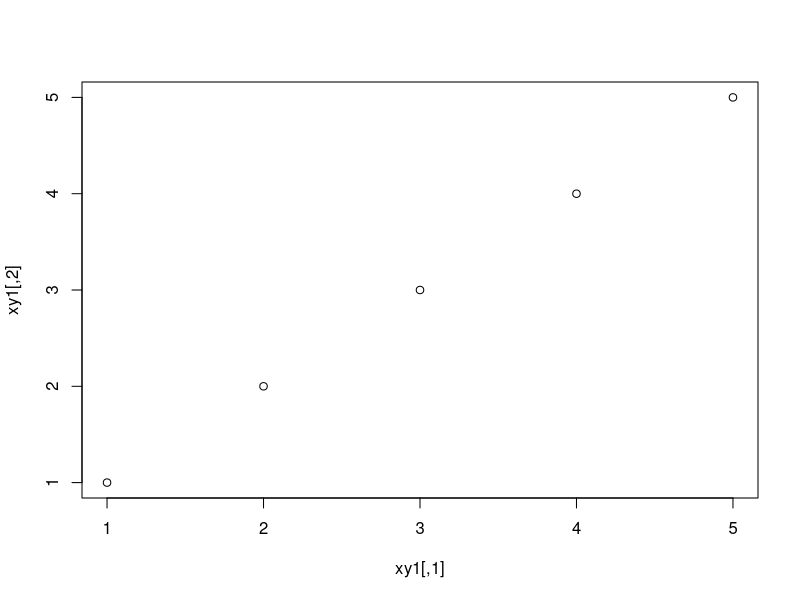
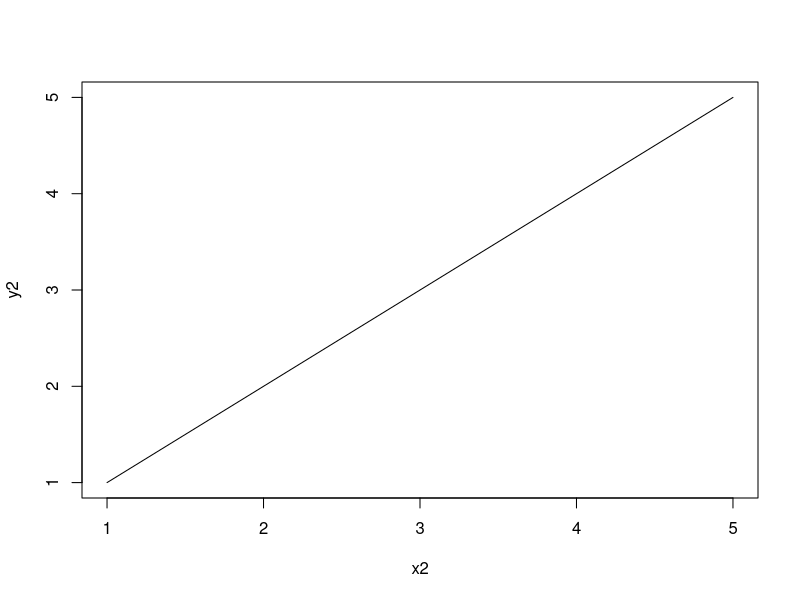
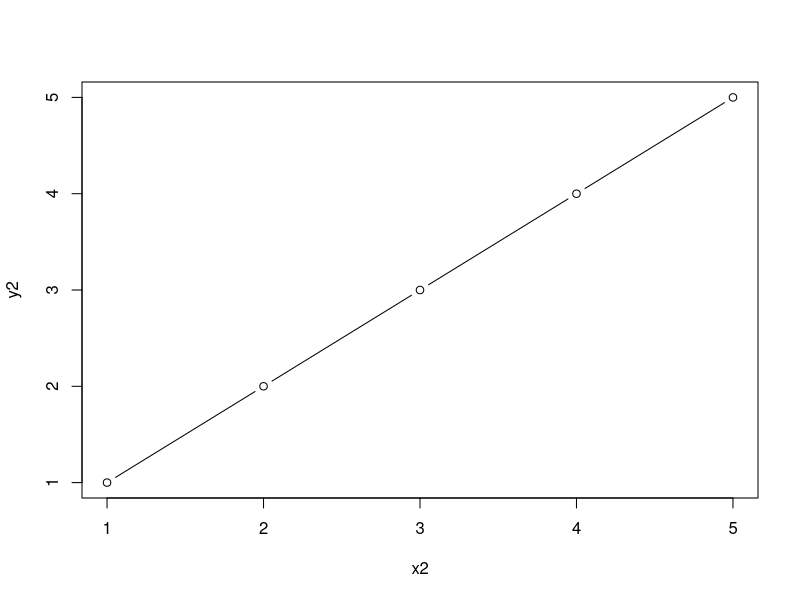
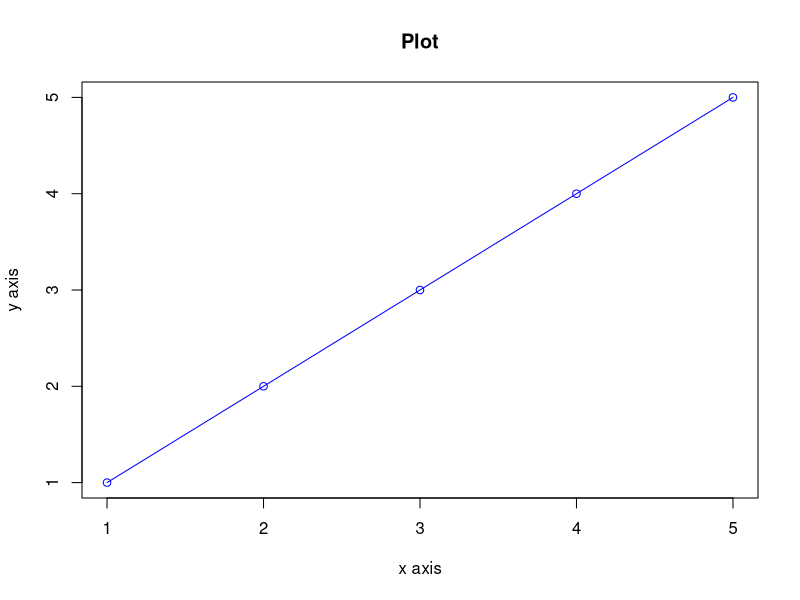
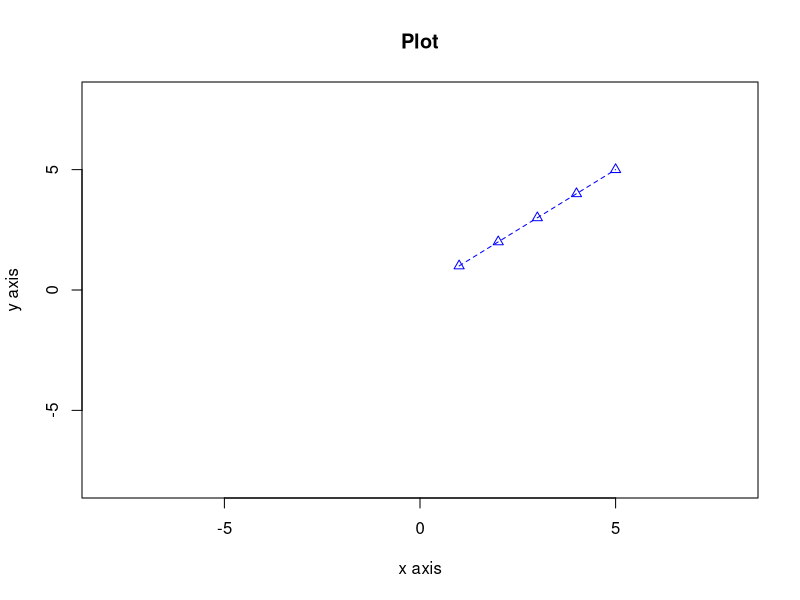
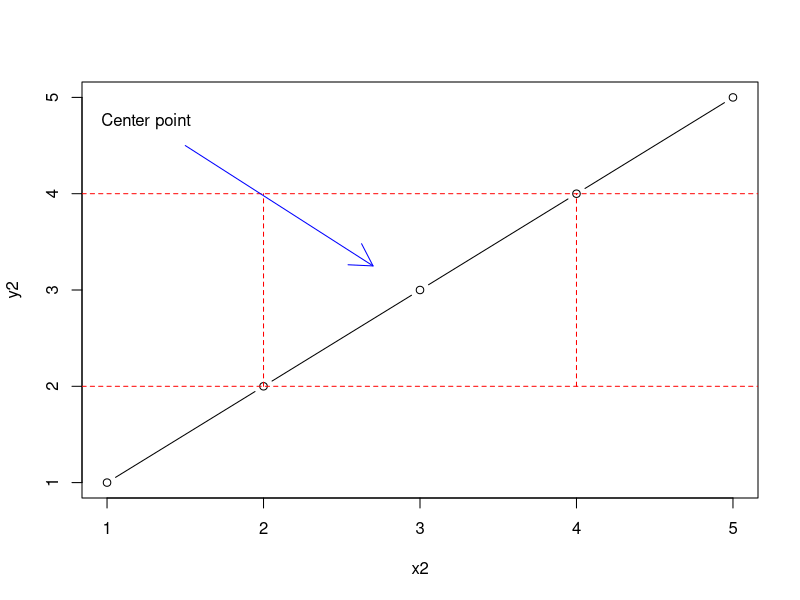
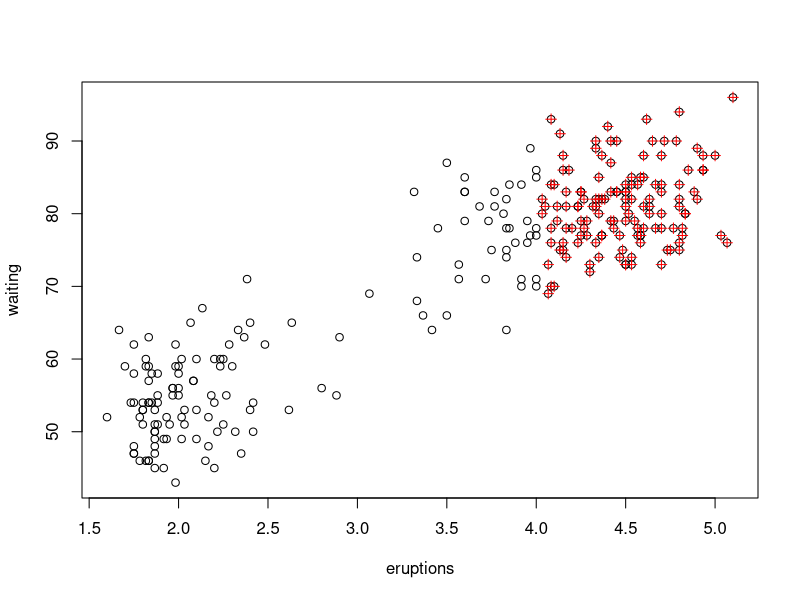

Generate these figures, in order, with R:
#plotting
xy1 = matrix(data = c(1,2,3,4,5, 1,2,3,4,5), nrow = 5, 
             ncol = 5,)
plot(xy1)
#straight line
x2 = c(1,2,3,4,5)
y2 = c(1,2,3,4,5)
plot(x2,y2, type = "l")
#points and lines
plot(x2,y2, type = "b")
#plot with no spaces between points
plot(x2,y2, type = "o", main = "Plot", xlab = "x axis",
     ylab = "y axis", col = "blue")
plot(x2,y2, type = "o", pch = 2, lty = 2, main = "Plot", xlab = "x axis",
     ylab = "y axis", col = "blue", xlim = c(-8,8), ylim = c(-8,8))
#multiple different plots on screen at the same time
plot(x2,y2, type="b")
#dotted lines going through the graph
abline(h=c(2,4), col = "red", lty=2)
segments(x0 = c(2,4), y0 = c(2,2), x1 = c(2,4), 
y1 = c(4,4), col = "red", lty = 2)
#draw arrows
arrows(x0 = 1.5, y0 = 4.5, x1 = 2.7, y1 = 3.25, col = "blue")
#print text on graph
text(x=1.25, y=4.75, labels = "Center point")
#referencing built-in data
plot(faithful)
eruptionstimes = with(faithful, faithful[eruptions > 4,])
points(eruptionstimes, col = "red", pch = 3)



